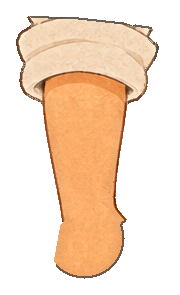
#> input picture assets/final/rig/chr-ale_forearm-r_v05.png, 180 x 295 px
$ python build_fix2_a2_art.py
#> lines starting #> are read from the running program, lines starting #| are printed output that depends on the picture; after the words box and inside, x2 and y2 are one past the last pixel; in counts of white or black regions, pixels touching at a corner belong together
### review/G5/shared_art/scripts/paperdraw.py
"""G5 共用美術：程式繪製的厚卡紙景片／道具小工具（image_gen 額度用完時的退路）。

- 平塗色塊＋紙纖維紋理：紋理取自 G2 正式景片 bg-square-sky_v03 的高頻亮度（同一種紙紋），乘在色塊上。
- 線條：暖深灰細線（#4E3E33），和角色、G2 景片同色系；不畫陰影、不畫方向光。
- 道具（角色會碰到的獨立紙片）外加一圈白色紙芯邊（同角色立牌）；景片不加白邊。
- 圖裡不放任何文字、數字、標誌。
"""
from pathlib import Path

import numpy as np
from PIL import Image, ImageDraw, ImageFilter
from scipy import ndimage

ROOT = Path(__file__).resolve().parents[4]
INK = (78, 62, 51, 255)
_TEX = None


def paper_tex(w, h):
    """紙紋乘數（約 0.94–1.06）；以 G2 天空景片的高頻亮度鏡射鋪滿。"""
    global _TEX
    if _TEX is None:
        sky = np.array(Image.open(ROOT / "assets/generated/bg-square-sky_v03.png").convert("L")).astype(np.float32)
        sky = sky[720:1010]                       # 地平線附近沒有雲的那一段（只要紙纖維）
        hp = sky - ndimage.gaussian_filter(sky, 2.5)
        _TEX = np.clip(hp / 255.0 * 1.8, -0.06, 0.06)
    t = _TEX
    th, tw = t.shape
    reps_y, reps_x = h // th + 2, w // tw + 2
    row = np.concatenate([t if i % 2 == 0 else t[:, ::-1] for i in range(reps_x)], 1)
    full = np.concatenate([row if j % 2 == 0 else row[::-1] for j in range(reps_y)], 0)
    return 1.0 + full[:h, :w]


class Sheet:
    # [4 lines left out: function __init__, not called in this run]

    def S(self, pts):
        return [(x * self.ss, y * self.ss) for x, y in pts]

    # [12 lines left out: functions rect, poly, not called in this run]

    def ellipse(self, x0, y0, x1, y1, fill, line=2.0):
        self.d.ellipse([x0 * self.ss, y0 * self.ss, x1 * self.ss, y1 * self.ss], fill=fill, outline=INK if line else None,
                       width=int(line * self.ss) if line else 0)

    def line(self, pts, w=2.0, color=INK):
        self.d.line(self.S(pts), fill=color, width=max(1, int(w * self.ss)), joint="curve")

    # [40 lines left out: functions hole, finish, not called in this run]


def save(a, path):
    path.parent.mkdir(parents=True, exist_ok=True)
    m = a[..., 3] > 0
    if m.any() and not m.all():
        _, (iy, ix) = ndimage.distance_transform_edt(~m, return_indices=True)
        a = a.copy()
        a[~m, :3] = a[iy[~m], ix[~m], :3]
    Image.fromarray(a, "RGBA").save(path, optimize=True)
    return path

### review/G5/a2/scripts/build_fix2_a2_art.py
"""G5 修正第 2 輪（第二幕）：手部近景（a2_c008 開頭）的手臂改用阿樂母版的 forearm／hand 分件放大處理（b1r2_regress a2 一般問題 5：
平塗橙色、像橡膠、和全劇剪紙工藝有落差）。不用 Codex 生圖，只處理母版分件：

  輸入：assets/final/rig/chr-ale_forearm-{r,l}_v05.png、chr-ale_hand-{r,l}_v04.png 與各自的 -outline 圖（白紙芯外框）
  輸出：assets/final/sets/a2_shop/insert-ale-forearm-{r,l}_v01.png、insert-ale-hand-{r,l}_v01.png、
        insert-ale-forearm-{r,l}-outline_v01.png、insert-ale-hand-{r,l}-outline_v01.png
  做法（2 倍解析度，座標＝母版座標 × 2）：
    - LANCZOS 放大 2 倍；乘上全劇共用的紙纖維紋理（paperdraw.paper_tex，對比加強 1.6 倍）
    - 紙片厚度：邊緣往內 6 px 漸暗 10%（同 Sheet.finish 的 edge_dark 做法）
    - 2 px 深色紙邊（#4E3E33，和角色立牌同色）沿著不透明區外緣
    - 白紙芯外框：同樣加紙纖維，外緣 1.5 px 淡灰邊
規則：不改形狀、不加文字；只在手部近景使用（紙偶本體不變）。
"""
import sys
from pathlib import Path

import numpy as np
from PIL import Image
from scipy import ndimage

ROOT = Path(__file__).resolve().parents[4]
sys.path.insert(0, str(ROOT / "review/G5/shared_art/scripts"))
import paperdraw as P  # noqa: E402

RIG = ROOT / "assets/final/rig"
OUT = ROOT / "assets/final/sets/a2_shop"
INK = np.array([78, 62, 51], np.float32)
S = 2


def process(src, dst, outline=False):
    im = Image.open(src).convert("RGBA")
    im = im.resize((im.width * S, im.height * S), Image.LANCZOS)
    a = np.asarray(im).astype(np.float32)
    h, w = a.shape[:2]
    tex = 1.0 + (P.paper_tex(w, h) - 1.0) * 1.6
    a[..., :3] *= tex[..., None]
    m = a[..., 3] > 128
    din = ndimage.distance_transform_edt(m)
    if not outline:
        k = np.clip(1 - din / 6.0, 0, 1) * 0.10
        a[..., :3] *= (1 - k[..., None])
    if outline:      # 白紙芯外緣：淡淡的 1.5 px 灰邊（和背景分開，不搶戲）
        edge = m & (din <= 1.5)
        a[edge, :3] = a[edge, :3] * 0.65 + INK * 0.35
    else:            # 部件外緣：2 px 深色紙邊（同角色立牌白邊內側那圈細線）
        edge = m & (din <= 2.0)
        a[edge, :3] = a[edge, :3] * 0.2 + INK * 0.8
    a = np.clip(a, 0, 255).astype(np.uint8)
    P.save(a, dst)
    return dst


def main():
    OUT.mkdir(parents=True, exist_ok=True)
    for side in ("r", "l"):
        process(RIG / f"chr-ale_forearm-{side}_v05.png", OUT / f"insert-ale-forearm-{side}_v01.png")
#> in process, im is the input picture: PIL image 180x295 RGBA; mean R, G, B, A 185.6, 137, 98.1, 106.9
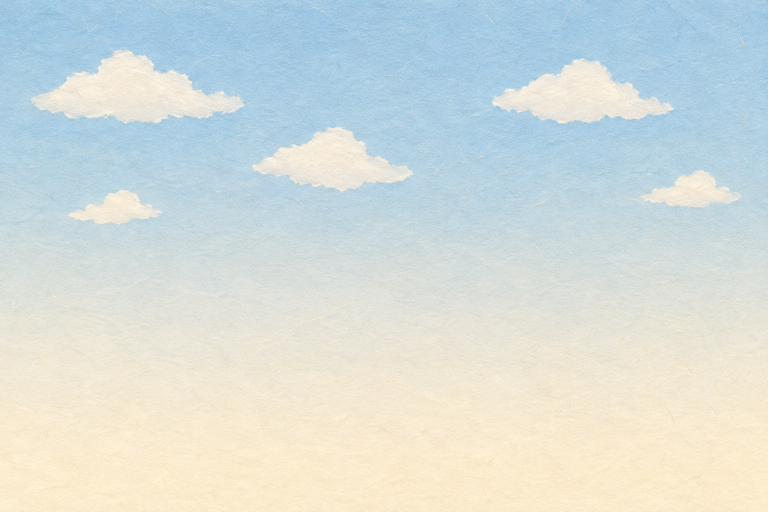
#> input picture assets/generated/bg-square-sky_v03.png, 1536 x 1024 px (shown at 1/2 size)
#> in paper_tex, `row = np.concatenate([t if i % 2 == 0 else t[:, ::-1] for i in range(r..`:
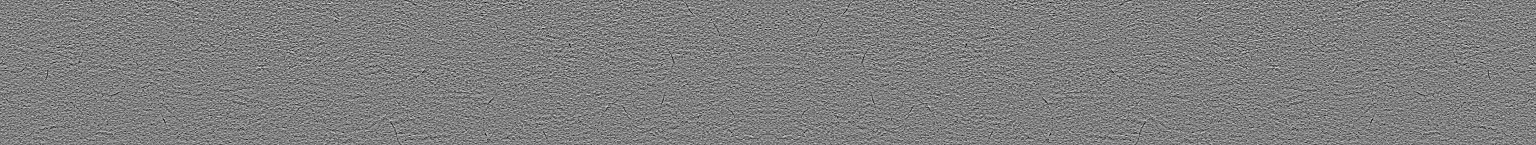
#> row: shape (290, 3072) float32 (shown at 1/2 size); min -0.06, max 0.06, mean 5.48e-06; drawn with min black and max white
#> in paper_tex, `full = np.concatenate([row if j % 2 == 0 else row[::-1] for j in range..`:
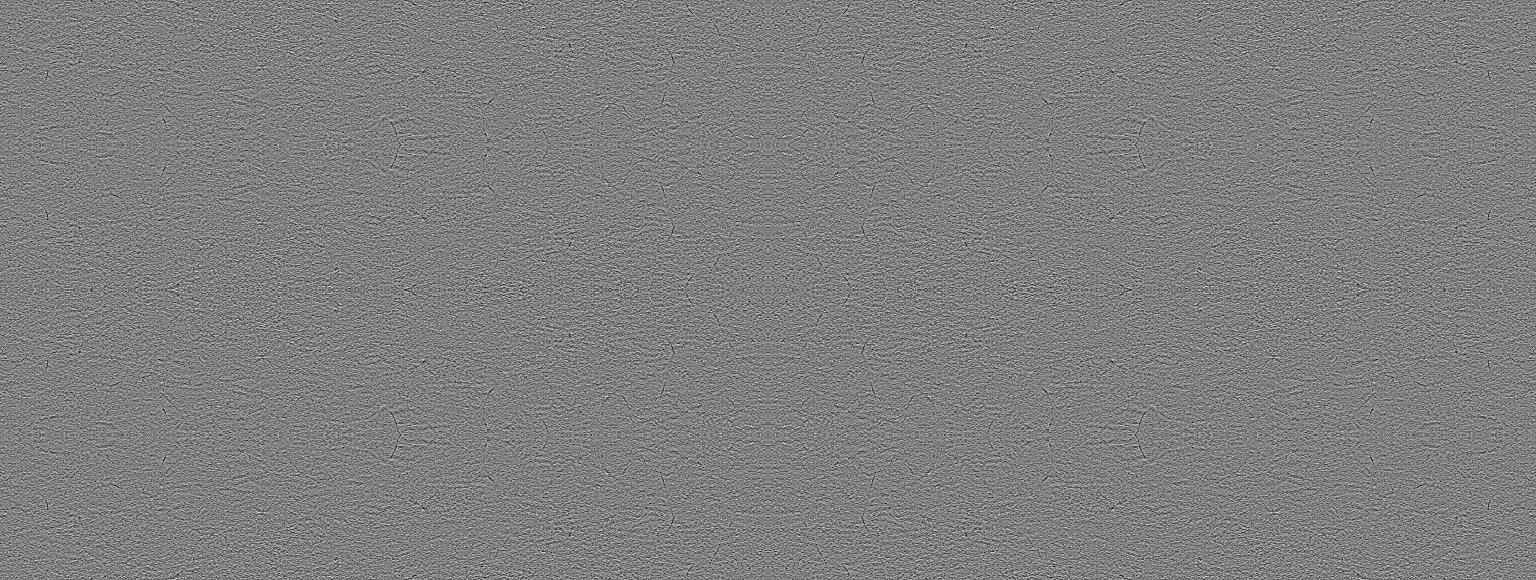
#> full: shape (1160, 3072) float32 (shown at 1/2 size); min -0.06, max 0.06, mean 5.48e-06; drawn with min black and max white
#> in paper_tex, `return 1.0 + full[:h, :w]`:
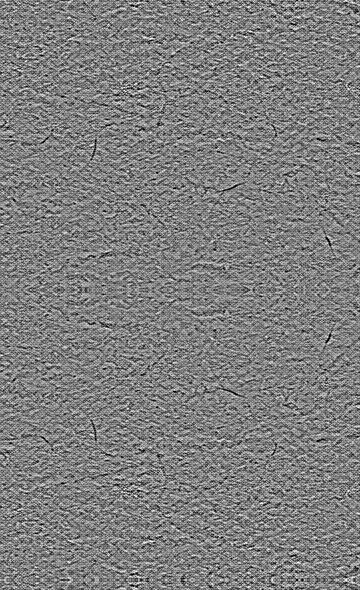
#> returned value: shape (590, 360) float32; min 0.94, max 1.06, mean 1; drawn with min black and max white
#> in process, `m = a[..., 3] > 128`:
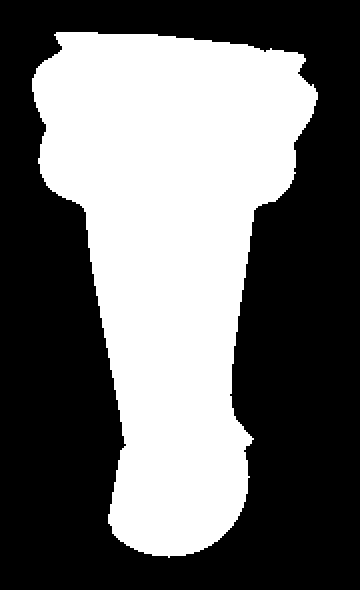
#> m: shape (590, 360) bool; 41.9% white; 1 white region, box (x1, y1, x2, y2) and area: (32, 32, 318, 558) 89068
#> in process, `a[..., :3] *= (1 - k[..., None])`: a: shape (590, 360, 4) float32; mean R, G, B, A 101.4, 76.3, 54.2, 107
#> in process, `edge = m & (din <= 2.0)`: edge: shape (590, 360) bool; 1.4% white in thin lines or dots, all inside (x1, y1, x2, y2) = (32, 32, 318, 558)
#> in process, `a[edge, :3] = a[edge, :3] * 0.2 + INK * 0.8`: a: shape (590, 360, 4) float32; mean R, G, B, A 100.8, 76, 54.1, 107
#> in save, `m = a[..., 3] > 0`: m: shape (590, 360) bool; 44.3% white; 1 white region, box (x1, y1, x2, y2) and area: (27, 27, 323, 563) 94000
#> in save, `_, (iy, ix) = ndimage.distance_transform_edt(~m, return_indices=True)`:
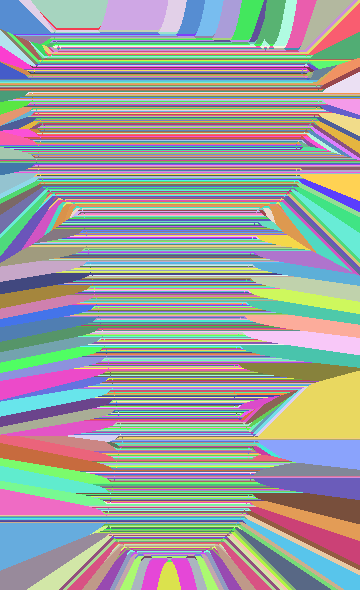
#> iy: shape (590, 360) int32; 536 distinct labels, from 27 to 562; one colour per label, 0 black
#> in save, `_, (iy, ix) = ndimage.distance_transform_edt(~m, return_indices=True)`:
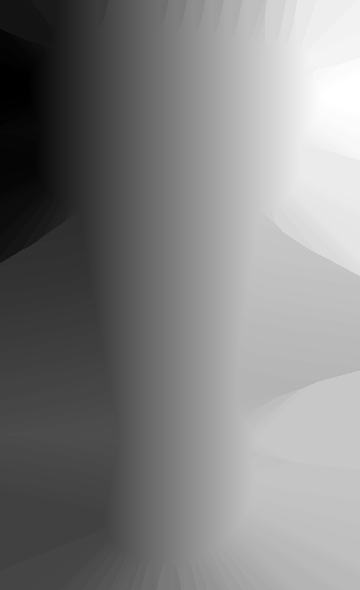
#> ix: shape (590, 360) int32; min 27, max 322, mean 177.2; drawn with min black and max white
        process(RIG / f"chr-ale_hand-{side}_v04.png", OUT / f"insert-ale-hand-{side}_v01.png")
        process(RIG / f"chr-ale_forearm-{side}-outline_v05.png", OUT / f"insert-ale-forearm-{side}-outline_v01.png", outline=True)
        process(RIG / f"chr-ale_hand-{side}-outline_v04.png", OUT / f"insert-ale-hand-{side}-outline_v01.png", outline=True)
    print("wrote", sorted(p.name for p in OUT.glob("insert-*")))


if __name__ == "__main__":
#> (the run stopped early here; a loop or call above may not have finished)
